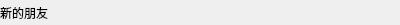
<?xml version="1.0" encoding="UTF-8"?>
<ui version="4.0">
 <class>GroupTipItem</class>
 <widget class="QWidget" name="GroupTipItem">
  <property name="geometry">
   <rect>
    <x>0</x>
    <y>0</y>
    <width>400</width>
    <height>25</height>
   </rect>
  </property>
  <property name="minimumSize">
   <size>
    <width>0</width>
    <height>25</height>
   </size>
  </property>
  <property name="maximumSize">
   <size>
    <width>16777215</width>
    <height>25</height>
   </size>
  </property>
  <property name="windowTitle">
   <string>Form</string>
  </property>
  <layout class="QVBoxLayout" name="verticalLayout">
   <property name="spacing">
    <number>0</number>
   </property>
   <property name="leftMargin">
    <number>0</number>
   </property>
   <property name="topMargin">
    <number>0</number>
   </property>
   <property name="rightMargin">
    <number>0</number>
   </property>
   <property name="bottomMargin">
    <number>0</number>
   </property>
   <item>
    <widget class="QLabel" name="label">
     <property name="text">
      <string>新的朋友</string>
     </property>
    </widget>
   </item>
  </layout>
 </widget>
 <resources/>
 <connections/>
</ui>
